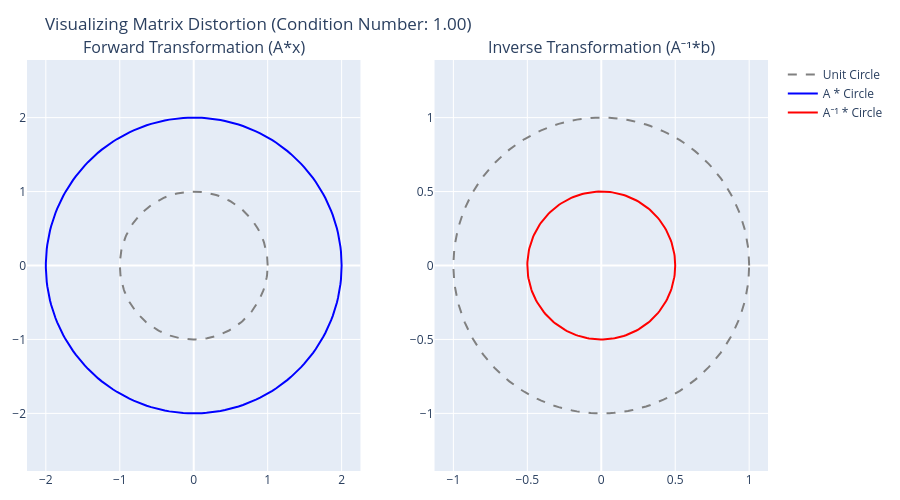

The cell this chart's notebook holds for it:
### Markdown cell above
## Visualizing Matrix Distortion

For a linear transformation $\mathbf{A}\mathbf{x} = \mathbf{b}$, we can visualize this distortion by applying the matrix $\mathbf{A}$ (and its inverse $\mathbf{A}^{-1}$) to a perfect unit circle.

Let's look at a **well-conditioned** matrix:
$$
\mathbf{A} = \begin{pmatrix} 2 & 0 \\ 0 & 2 \end{pmatrix}
$$

### Code cell
A_well = [[2, 0], 
          [0, 2]]

fig1 = exe.visualize_conditioning(A_well)
fig1.show()

### Figure 1 — Plotly figure (JSON) as saved in the notebook; plotly's stock layout.template omitted (floating-point values rounded to 4 significant figures; data arrays with more than 128 entries replaced by an {"elided": "..."} marker saying what was removed)
{"data": [{"line": {"color": "gray", "dash": "dash"}, "mode": "lines", "name": "Unit Circle", "type": "scatter", "x": {"elided": "200 float values"}, "xaxis": "x", "y": {"elided": "200 float values"}, "yaxis": "y"}, {"line": {"color": "blue"}, "mode": "lines", "name": "A * Circle", "type": "scatter", "x": {"elided": "200 float values"}, "xaxis": "x", "y": {"elided": "200 float values"}, "yaxis": "y"}, {"line": {"color": "gray", "dash": "dash"}, "mode": "lines", "name": "Unit Circle", "showlegend": false, "type": "scatter", "x": {"elided": "200 float values"}, "xaxis": "x2", "y": {"elided": "200 float values"}, "yaxis": "y2"}, {"line": {"color": "red"}, "mode": "lines", "name": "A⁻¹ * Circle", "type": "scatter", "x": {"elided": "200 float values"}, "xaxis": "x2", "y": {"elided": "200 float values"}, "yaxis": "y2"}], "layout": {"annotations": [{"font": {"size": 16}, "showarrow": false, "text": "Forward Transformation (A*x)", "x": 0.225, "xanchor": "center", "xref": "paper", "y": 1, "yanchor": "bottom", "yref": "paper"}, {"font": {"size": 16}, "showarrow": false, "text": "Inverse Transformation (A⁻¹*b)", "x": 0.775, "xanchor": "center", "xref": "paper", "y": 1, "yanchor": "bottom", "yref": "paper"}], "height": 500, "margin": {"b": 20, "l": 20, "r": 20, "t": 60}, "title": {"text": "Visualizing Matrix Distortion (Condition Number: 1.00)"}, "width": 900, "xaxis": {"anchor": "y", "domain": [0, 0.45], "range": [-2.2, 2.2]}, "xaxis2": {"anchor": "y2", "domain": [0.55, 1], "range": [-1.1, 1.1]}, "yaxis": {"anchor": "x", "domain": [0, 1], "range": [-2.2, 2.2], "scaleanchor": "x", "scaleratio": 1}, "yaxis2": {"anchor": "x2", "domain": [0, 1], "range": [-1.1, 1.1], "scaleanchor": "x2", "scaleratio": 1}}}
